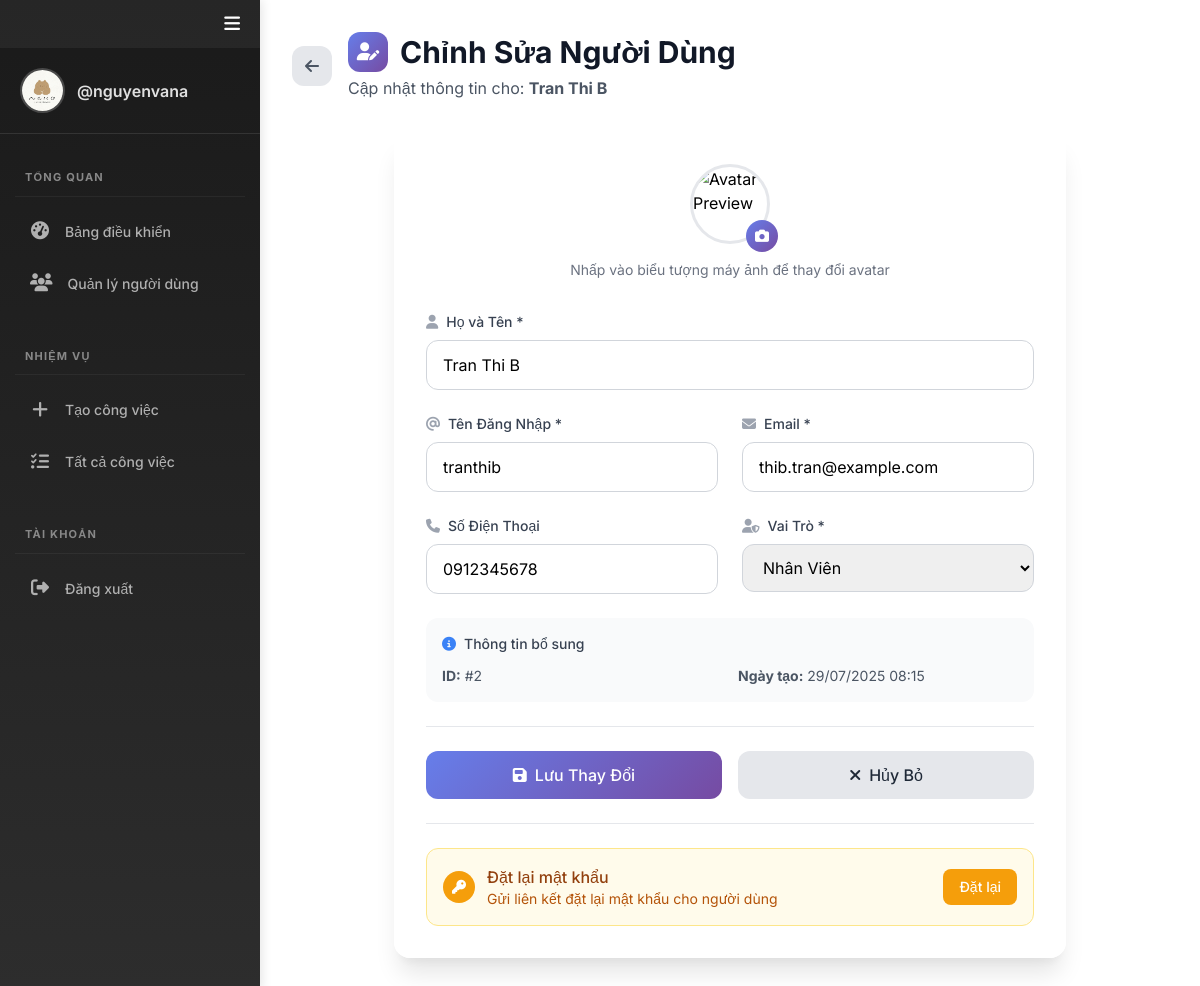
The app's page /edit-user.php?id=2 (signed in) with its own data.
### tables this page shows
CREATE TABLE users (
    id INT AUTO_INCREMENT PRIMARY KEY,
    avatar VARCHAR(255) DEFAULT NULL,
    full_name VARCHAR(100) NOT NULL,
    username VARCHAR(50) NOT NULL UNIQUE,
    email VARCHAR(100) NOT NULL UNIQUE,
    phone_number VARCHAR(20) DEFAULT NULL,
    role ENUM('employee', 'admin') NOT NULL DEFAULT 'employee',
    password VARCHAR(255) NOT NULL,
    created_at TIMESTAMP DEFAULT CURRENT_TIMESTAMP
);

### app/Model/User.php (called while the page is built, shortened)
<?php
function get_user_by_id($conn, $id) {
    $sql = "SELECT * FROM users WHERE id = ?";
    $stmt = $conn->prepare($sql);
    $stmt->execute([$id]);
    if ($stmt->rowCount() > 0) {
        $user = $stmt->fetch(PDO::FETCH_ASSOC);
    } else {
        $user = 0;
    }
    return $user;
}
?>

### edit-user.php (the view, shortened to what this page needs)
<?php
if (isset($_SESSION['role']) && isset($_SESSION['id']) && $_SESSION['role'] == "admin") {
    include "DB_connection.php";
    include "app/Model/User.php";
    $user_id = $_GET['id'] ?? 0;
    $user = get_user_by_id($conn, $user_id);
?>
<!DOCTYPE html>
<html lang="vi">
<head>
    <link href="https://cdn.jsdelivr.net/npm/tailwindcss@2.2.19/dist/tailwind.min.css" rel="stylesheet">
    <link rel="stylesheet" href="https://cdnjs.cloudflare.com/ajax/libs/font-awesome/6.0.0/css/all.min.css">
</head>
<body class="bg-gradient-to-br from-slate-50 to-gray-100 min-h-screen">
    <div class="flex">
        <?php include "inc/nav.php" ?>
        <div class="flex-1 p-4 lg:p-8">
            <div class="mb-8">
                <div class="flex items-center gap-4 mb-4">
                    <a href="user.php" class="w-10 h-10 bg-gray-200 rounded-xl flex items-center justify-center hover:bg-gray-300 transition-colors">
                        <i class="fas fa-arrow-left text-gray-600"></i>
                    </a>
                    <div>
                        <h1 class="text-3xl font-bold text-gray-900 flex items-center gap-3">
                            <div class="w-10 h-10 gradient-bg rounded-xl flex items-center justify-center">
                                <i class="fas fa-user-edit text-white text-lg"></i>
                            </div>
                            Chỉnh Sửa Người Dùng
                        </h1>
                        <p class="text-gray-600 mt-1">Cập nhật thông tin cho: <strong><?php echo htmlspecialchars($user['full_name']); ?></strong></p>
                    </div>
                </div>
            </div>
            <div class="max-w-2xl mx-auto">
                <div class="glass-effect rounded-2xl shadow-xl p-8">
                    <form method="POST" enctype="multipart/form-data" class="space-y-6">
                        <div class="flex flex-col items-center mb-8">
                            <div class="relative mb-4">
                                <img id="avatarPreview"
                                     src="<?php echo !empty($user['avatar']) ? htmlspecialchars($user['avatar']) : 'img/default-avatar.png'; ?>"
                                     alt="Avatar Preview" class="avatar-preview">
                                <div class="absolute -bottom-2 -right-2 w-8 h-8 gradient-bg rounded-full flex items-center justify-center cursor-pointer" onclick="document.getElementById('avatar').click()">
                                    <i class="fas fa-camera text-white text-sm"></i>
                                </div>
                            </div>
                            <p class="text-sm text-gray-500">Nhấp vào biểu tượng máy ảnh để thay đổi avatar</p>
                        </div>
                        <div class="grid grid-cols-1 md:grid-cols-2 gap-6">
                            <div class="md:col-span-2">
                                <label class="block text-sm font-medium text-gray-700 mb-2">
                                    <i class="fas fa-user mr-2 text-gray-400"></i>Họ và Tên *
                                </label>
                                <input type="text" name="full_name" required
                                       value="<?php echo htmlspecialchars($user['full_name']); ?>"
                                       class="w-full px-4 py-3 border border-gray-300 rounded-xl input-focus transition-all duration-200"
                                       placeholder="Nhập họ và tên đầy đủ">
                            </div>
                            <div>
                                <label class="block text-sm font-medium text-gray-700 mb-2">
                                    <i class="fas fa-at mr-2 text-gray-400"></i>Tên Đăng Nhập *
                                </label>
                                <input type="text" name="username" required
                                       value="<?php echo htmlspecialchars($user['username']); ?>"
                                       class="w-full px-4 py-3 border border-gray-300 rounded-xl input-focus transition-all duration-200"
                                       placeholder="username">
                            </div>
                            <div>
                                <label class="block text-sm font-medium text-gray-700 mb-2">
                                    <i class="fas fa-envelope mr-2 text-gray-400"></i>Email *
                                </label>
                                <input type="email" name="email" required
                                       value="<?php echo htmlspecialchars($user['email']); ?>"
                                       class="w-full px-4 py-3 border border-gray-300 rounded-xl input-focus transition-all duration-200"
                                       placeholder="example@email.com">
                            </div>
                            <div>
                                <label class="block text-sm font-medium text-gray-700 mb-2">
                                    <i class="fas fa-phone mr-2 text-gray-400"></i>Số Điện Thoại
                                </label>
                                <input type="text" name="phone_number"
                                       value="<?php echo htmlspecialchars($user['phone_number'] ?? ''); ?>"
                                       class="w-full px-4 py-3 border border-gray-300 rounded-xl input-focus transition-all duration-200"
                                       placeholder="0123456789">
                            </div>
                            <div>
                                <label class="block text-sm font-medium text-gray-700 mb-2">
                                    <i class="fas fa-user-shield mr-2 text-gray-400"></i>Vai Trò *
                                </label>
                                <select name="role" required
                                        class="w-full px-4 py-3 border border-gray-300 rounded-xl input-focus transition-all duration-200">
                                    <option value="employee" <?php echo $user['role'] == 'employee' ? 'selected' : ''; ?>>
                                        Nhân Viên
                                    </option>
                                </select>
                            </div>
                            <div class="md:col-span-2 bg-gray-50 rounded-xl p-4">
                                <h3 class="text-sm font-medium text-gray-700 mb-3 flex items-center">
                                    <i class="fas fa-info-circle mr-2 text-blue-500"></i>
                                    Thông tin bổ sung
                                </h3>
                                <div class="grid grid-cols-1 md:grid-cols-2 gap-4 text-sm text-gray-600">
                                    <div>
                                        <strong>ID:</strong> #<?php echo htmlspecialchars($user['id']); ?>
                                    </div>
                                    <div>
                                        <strong>Ngày tạo:</strong> <?php echo date('d/m/Y H:i', strtotime($user['created_at'])); ?>
                                    </div>
                                </div>
                            </div>
                        </div>
                        <div class="flex flex-col sm:flex-row gap-4 pt-6 border-t border-gray-200">
                            <button type="submit"
                                    class="flex-1 gradient-bg text-white px-6 py-3 rounded-xl hover:shadow-lg transition-all duration-300 font-medium flex items-center justify-center gap-2">
                                <i class="fas fa-save"></i>
                                Lưu Thay Đổi
                            </button>
                            <a href="manage-user.php"
                               class="flex-1 bg-gray-200 text-gray-800 px-6 py-3 rounded-xl hover:bg-gray-300 transition-all duration-300 font-medium flex items-center justify-center gap-2">
                                <i class="fas fa-times"></i>
                                Hủy Bỏ
                            </a>
                        </div>
                        <div class="pt-6 border-t border-gray-200">
                            <div class="bg-yellow-50 border border-yellow-200 rounded-xl p-4 flex items-center justify-between">
                                <div class="flex items-center gap-3">
                                    <div class="w-8 h-8 bg-yellow-500 rounded-full flex items-center justify-center">
                                        <i class="fas fa-key text-white text-sm"></i>
                                    </div>
                                    <div>
                                        <p class="font-medium text-yellow-800">Đặt lại mật khẩu</p>
                                        <p class="text-sm text-yellow-700">Gửi liên kết đặt lại mật khẩu cho người dùng</p>
                                    </div>
                                </div>
                                <button type="button" onclick="resetPassword(<?php echo $user['id']; ?>)"
                                        class="bg-yellow-500 text-white px-4 py-2 rounded-lg hover:bg-yellow-600 transition-colors text-sm font-medium">
                                    Đặt lại
                                </button>
                            </div>
                        </div>
                    </form>
                </div>
            </div>
        </div>
    </div>
</body>
</html>
<?php } else {
    $em = "Vui lòng đăng nhập trước";
    header("Location: login.php?error=" . urlencode($em));
    exit();
}
?>

### edit-user.php (style rules this page uses)
.gradient-bg { background: linear-gradient(135deg, #667eea 0%, #764ba2 100%); }
.glass-effect { backdrop-filter: blur(10px); background: rgba(255, 255, 255, 0.9); }
.avatar-preview { width: 80px; height: 80px; border-radius: 50%; object-fit: cover; border: 3px solid #e5e7eb; }

### inc/nav.php (style rules this page uses)
* { font-family: 'Inter', sans-serif; margin: 0; padding: 0; box-sizing: border-box; }

### records on screen
users: full_name "Tran Thi B", username "tranthib", email "thib.tran@example.com", phone_number "0912345678", role "Nhân Viên", id "2", created_at "29/07/2025 08:15"

### other values on screen
$_SESSION['username'] "nguyenvana"
